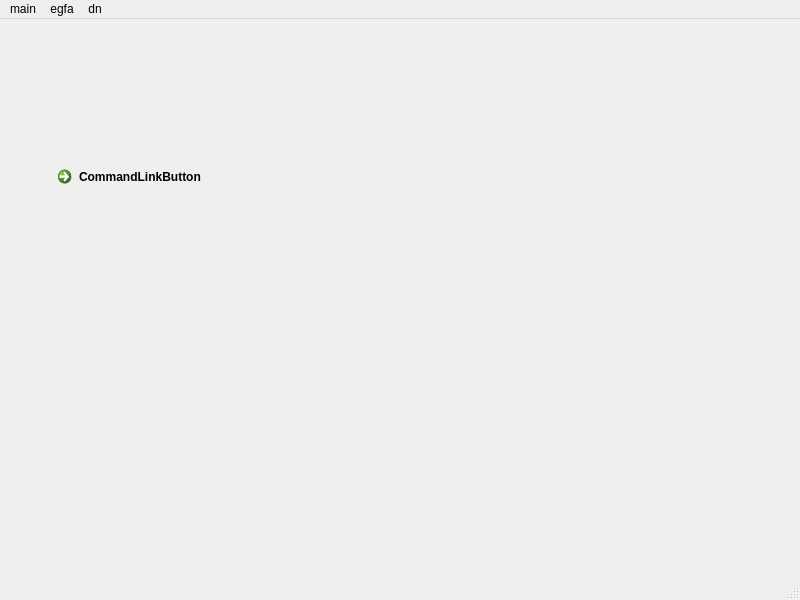
<?xml version="1.0" encoding="UTF-8"?>
<ui version="4.0">
 <class>MainWindow</class>
 <widget class="QMainWindow" name="MainWindow">
  <property name="geometry">
   <rect>
    <x>0</x>
    <y>0</y>
    <width>800</width>
    <height>600</height>
   </rect>
  </property>
  <property name="windowTitle">
   <string>MainWindow</string>
  </property>
  <widget class="QWidget" name="centralwidget">
   <widget class="QCommandLinkButton" name="commandLinkButton">
    <property name="geometry">
     <rect>
      <x>50</x>
      <y>140</y>
      <width>172</width>
      <height>41</height>
     </rect>
    </property>
    <property name="text">
     <string>CommandLinkButton</string>
    </property>
   </widget>
  </widget>
  <widget class="QMenuBar" name="menubar">
   <property name="geometry">
    <rect>
     <x>0</x>
     <y>0</y>
     <width>800</width>
     <height>17</height>
    </rect>
   </property>
   <widget class="QMenu" name="menumain">
    <property name="title">
     <string>main</string>
    </property>
   </widget>
   <widget class="QMenu" name="menuegfa">
    <property name="title">
     <string>egfa</string>
    </property>
   </widget>
   <widget class="QMenu" name="menudn">
    <property name="title">
     <string>dn</string>
    </property>
   </widget>
   <addaction name="menumain"/>
   <addaction name="menuegfa"/>
   <addaction name="menudn"/>
  </widget>
  <widget class="QStatusBar" name="statusbar"/>
 </widget>
 <resources/>
 <connections/>
</ui>
